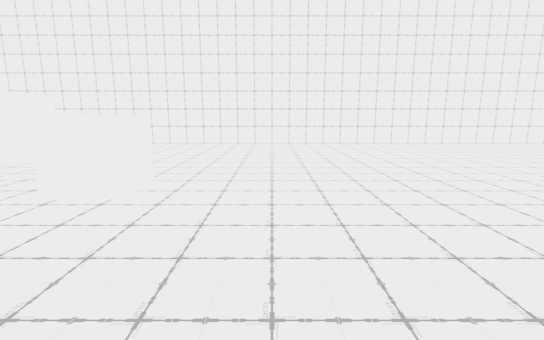
view 1 (above)

17 first-person views from a walk through a Unity game level. The camera is 1.5 m above the floor, tilts 10° down and sees 85° across. The floor is counted in squares, 1 m on a side. Each view is taken from the middle of a square. On the plan, view 1 faces up. The plan holds only what a view shows up to about 15 squares ahead; the rest is blank. The place goes on beyond the plan. Some surface patterns are stand-ins.

view 2
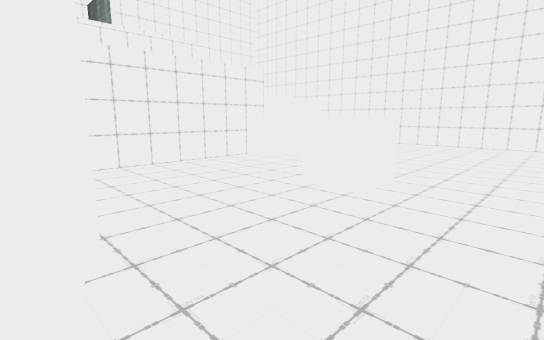

view 3
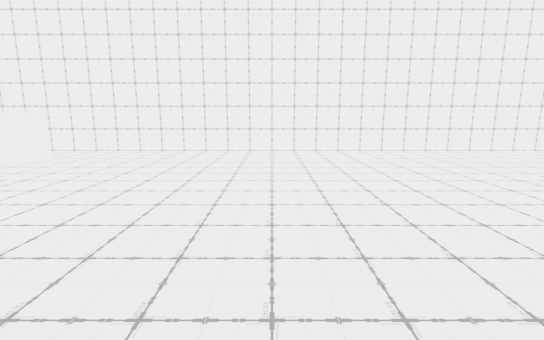

view 4
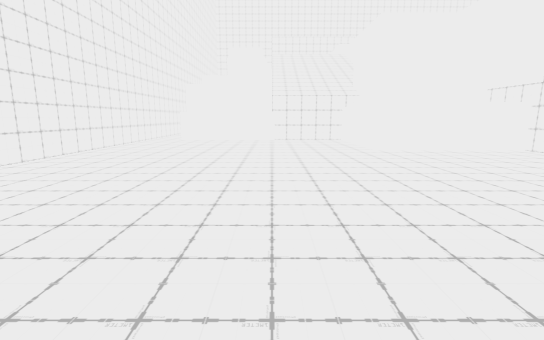

view 5
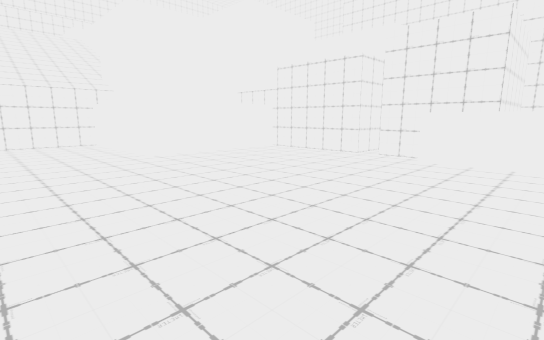

view 6
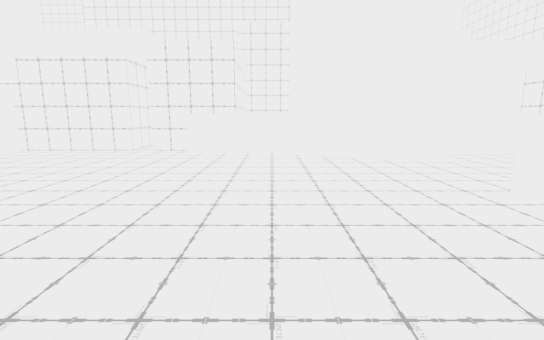

view 7
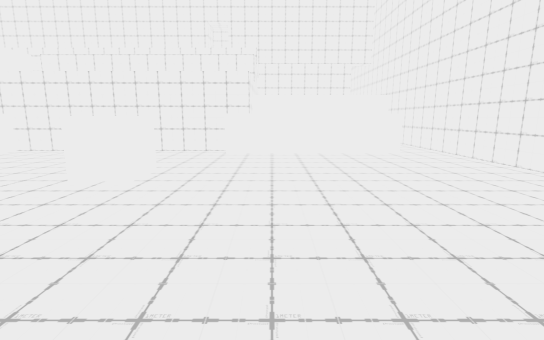

view 8
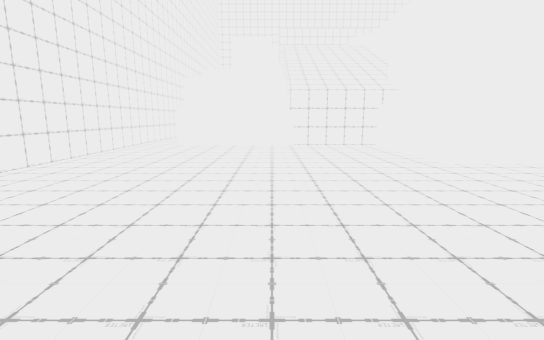

view 9
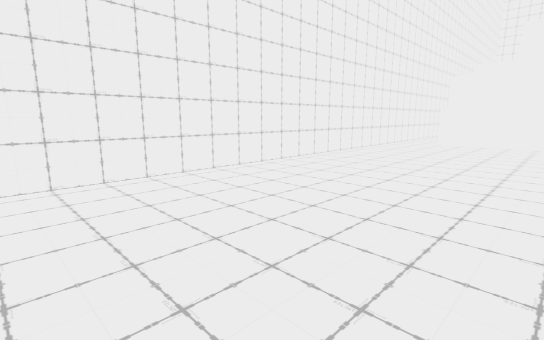

view 10
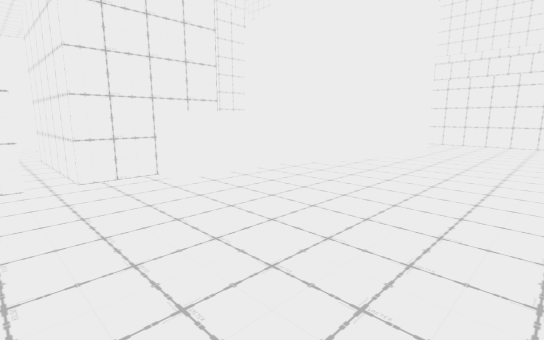

view 11
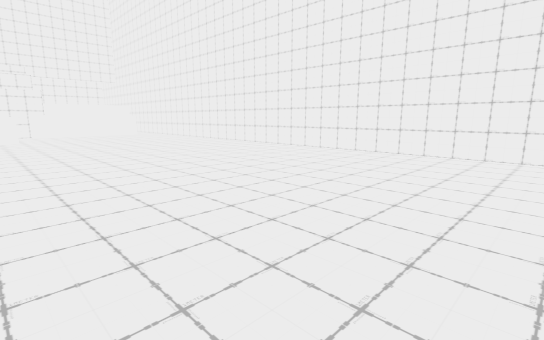

view 12
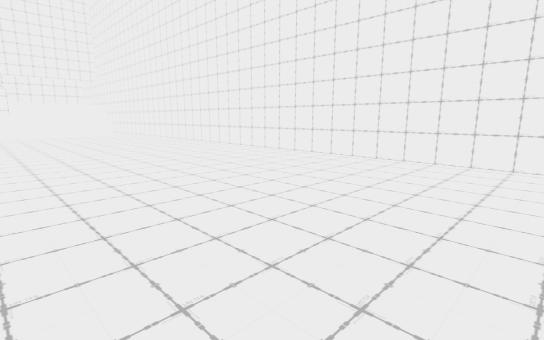

view 13
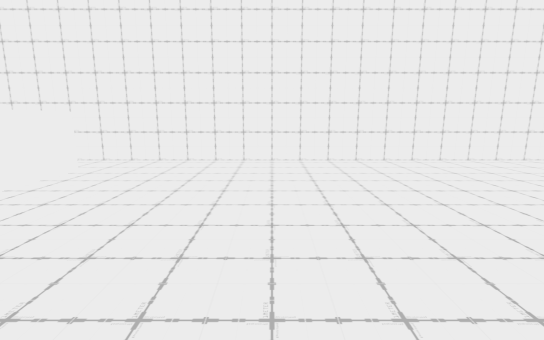

view 14
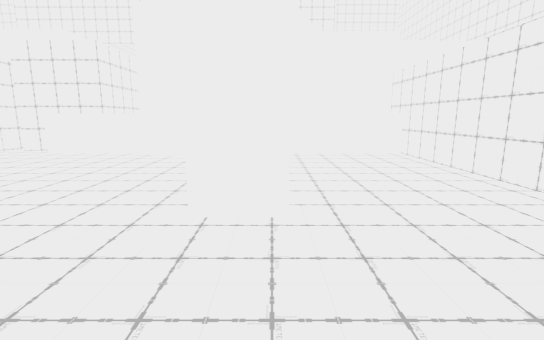

view 15
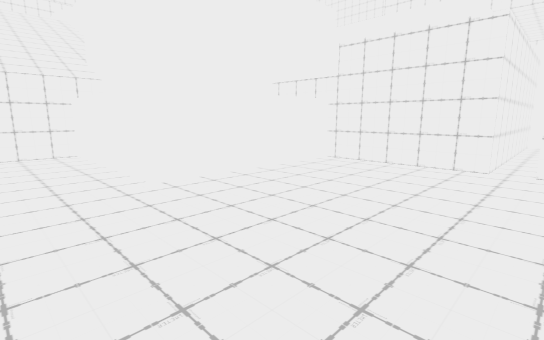

view 16
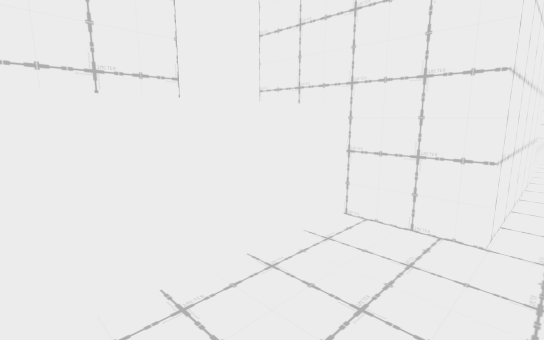

view 17
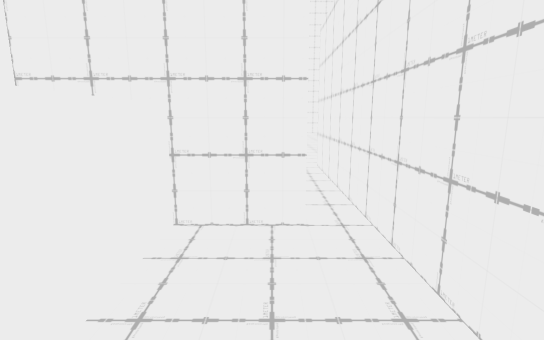

### Floor plan
Points are (right, up) in squares from view 1. A wall is a line through its corners. A room is listed if a view was taken in it or the views show most of it. See-through windows are left out.
Room 1 (views 1, 2, 3, 4, 5, 6, 7, 8, 9, 10, 11, 12, 13, 14, 15)
walls: (3.6, -2.7) (7.5, -2.7); (8.4, -2.7) (13.6, -2.7) (13.6, 4.2) (19.5, 4.2); (-9.5, 9) (-9.5, -3); (-8.6, 15.5) (-8.6, 8) (-9.5, 8); (19.2, 17.5) (-10.5, 17.5); (-9.6, -1.7) (-5.1, -1.7) (-4, 1) (1.3, -1.2) (1.1, -1.7) (5.6, -1.7) (5.6, -2.8)
ways out: opening at (8, -2) to room 2
objects: other object (-4, 5) to (-3, 6)
Room 2 (views 16, 17)
walls: (6.9, -12.5) (8.4, -12.5) (8.4, -2.7); (7.5, -2.7) (7.5, -8) (5.6, -8) (5.6, -12)
ways out: opening at (8, -2) to room 1

Positions as (right, up) in squares from view 1, and headings:
1: (0, 0), facing up
2: (0, 0), facing up-left
3: (0, 4), facing up
4: (0, 9), facing right
5: (2, 9), facing down-right
6: (2, 11), facing down
7: (4, 10), facing left
8: (4, 10), facing right
9: (2, 10), facing up-right
10: (9, 5), facing down-left
11: (19, 5), facing up-left
12: (19, 7), facing up-left
13: (-3, 7), facing up
14: (-4, 11), facing down
15: (7, 7), facing down-right
16: (8, -12), facing up-left
17: (7, -12), facing up
